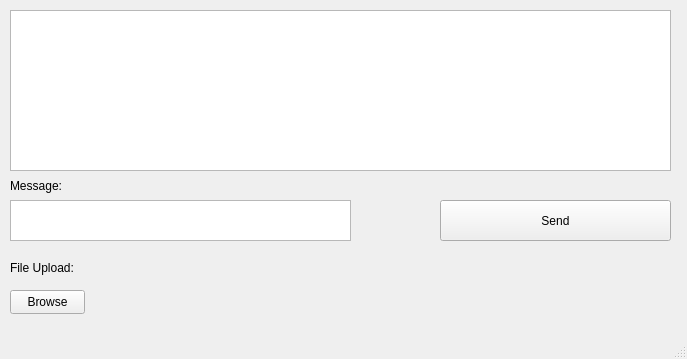
<?xml version="1.0" encoding="UTF-8"?>
<ui version="4.0">
 <class>MainWindow</class>
 <widget class="QMainWindow" name="MainWindow">
  <property name="geometry">
   <rect>
    <x>0</x>
    <y>0</y>
    <width>687</width>
    <height>359</height>
   </rect>
  </property>
  <property name="windowTitle">
   <string>MainWindow</string>
  </property>
  <widget class="QWidget" name="centralwidget">
   <widget class="QTextEdit" name="messageBox">
    <property name="geometry">
     <rect>
      <x>10</x>
      <y>200</y>
      <width>341</width>
      <height>41</height>
     </rect>
    </property>
   </widget>
   <widget class="QPushButton" name="sendButton">
    <property name="geometry">
     <rect>
      <x>440</x>
      <y>200</y>
      <width>231</width>
      <height>41</height>
     </rect>
    </property>
    <property name="text">
     <string>Send</string>
    </property>
   </widget>
   <widget class="QLabel" name="messageLabel">
    <property name="geometry">
     <rect>
      <x>10</x>
      <y>170</y>
      <width>131</width>
      <height>31</height>
     </rect>
    </property>
    <property name="text">
     <string>Message:</string>
    </property>
   </widget>
   <widget class="QLabel" name="fileUploadLabel">
    <property name="geometry">
     <rect>
      <x>10</x>
      <y>260</y>
      <width>71</width>
      <height>16</height>
     </rect>
    </property>
    <property name="text">
     <string>File Upload:</string>
    </property>
   </widget>
   <widget class="QPushButton" name="browseButton">
    <property name="geometry">
     <rect>
      <x>10</x>
      <y>290</y>
      <width>75</width>
      <height>24</height>
     </rect>
    </property>
    <property name="text">
     <string>Browse</string>
    </property>
   </widget>
   <widget class="QLabel" name="fileNameLabel">
    <property name="geometry">
     <rect>
      <x>100</x>
      <y>290</y>
      <width>571</width>
      <height>16</height>
     </rect>
    </property>
    <property name="text">
     <string/>
    </property>
   </widget>
   <widget class="QTextBrowser" name="textBrowser">
    <property name="geometry">
     <rect>
      <x>10</x>
      <y>10</y>
      <width>661</width>
      <height>161</height>
     </rect>
    </property>
   </widget>
  </widget>
  <widget class="QMenuBar" name="menubar">
   <property name="geometry">
    <rect>
     <x>0</x>
     <y>0</y>
     <width>687</width>
     <height>22</height>
    </rect>
   </property>
  </widget>
  <widget class="QStatusBar" name="statusbar"/>
 </widget>
 <resources/>
 <connections/>
</ui>
